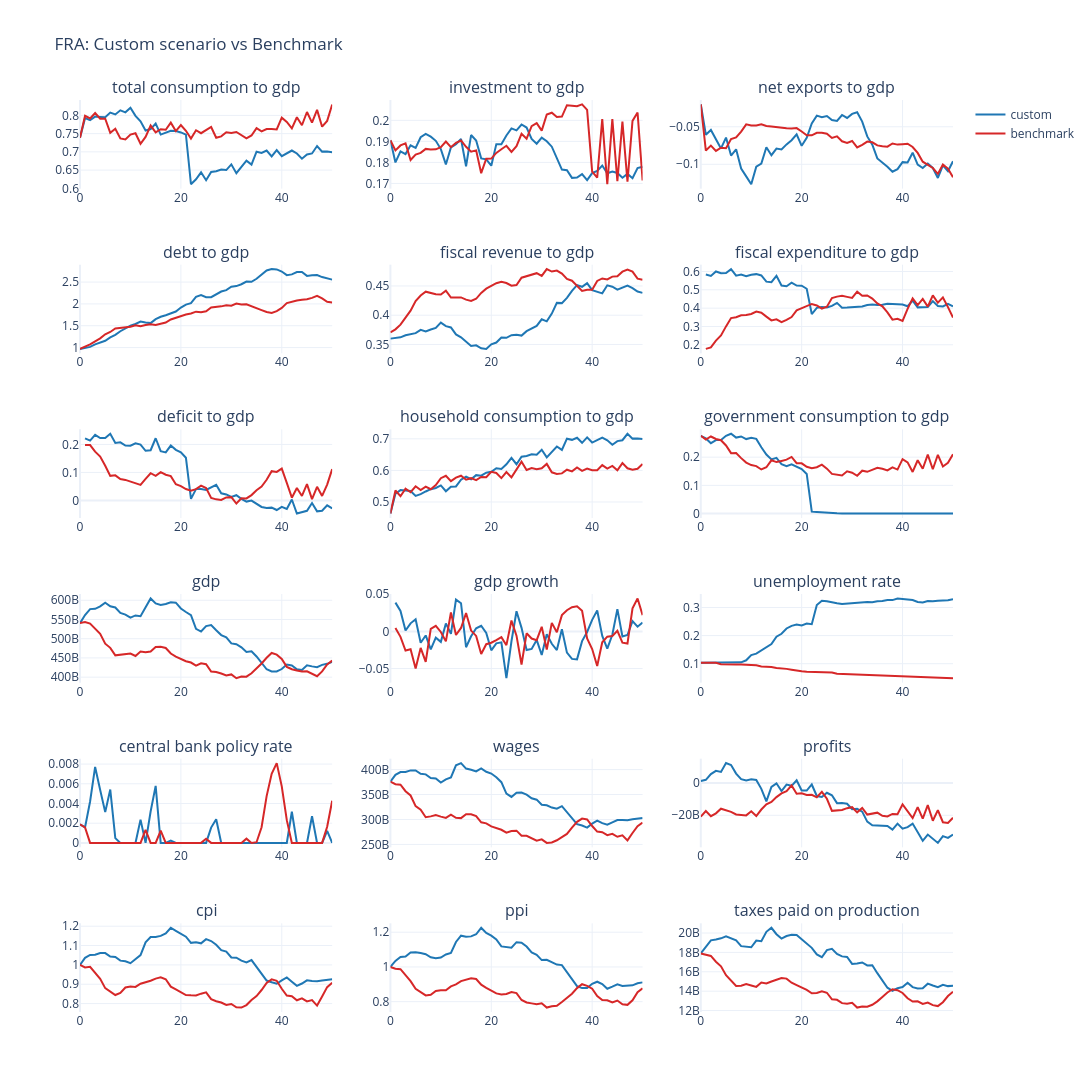

Notebook code cell kept with this figure:
### Markdown cell above
### Benchmark Comparison

### Code cell
